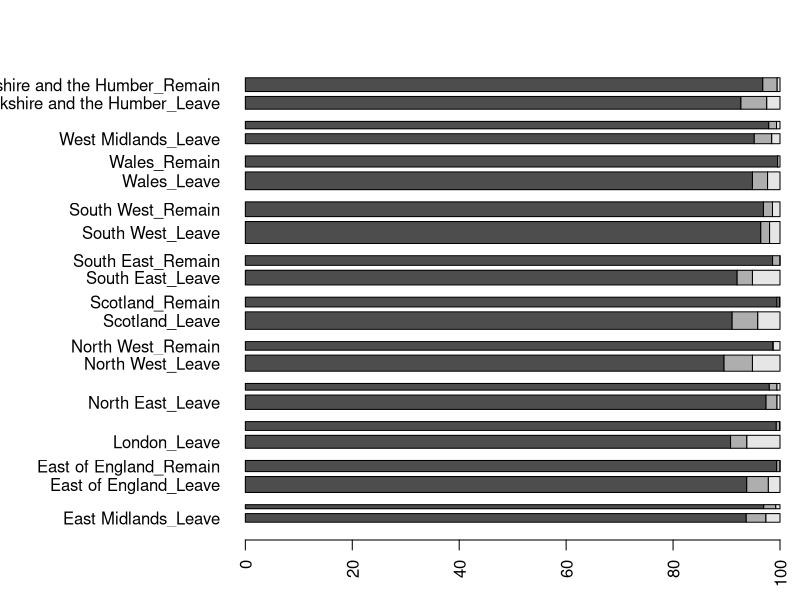

Write R code to recreate this figure.
## ---- chunk 1
options(scipen = 9, digits = 4)
library(knitr)
library(dplyr)
library(tidyr)
## ---- chunk 2
# # Data was downloaded from # # Data was downloaded from http://www.britishelectionstudy.com/custom/uploads/2016/10/BES2015_W9_Panel_v1.0.zip
# # Then manually opened in Stata and saved as a csv file, so that only the required variables can be imported.
# bregret.all <- read.csv("data/BES2015_W9_Panel_v1.0/bregret.csv", nrows=1)

## looking for vairables:
# search.pattern <- "ageW7"
# names(bregret.all)[grep(search.pattern,names(bregret.all))]
# grep(search.pattern,names(bregret.all))
# 
# stencil <- c(rep("NULL",3879))
# stencil[c(18, #  = wt_full_W6
#           26, # = wt_full_W9
#           2218, # = regretsIHaveAFewW6
#           2636, # = euRefExpectationW7
#           3121, # = ageW7
#           3148, # = euRefExpectationW8
#           3464, # = econPersonalRetroW8
#           3509, # = ageW8
#           3531, # = euRefTurnoutRetroW9
#           3533, # = euRefVoteW9
#           3535, # = regretsIHaveAFewW9
#           3752, # = ageGroup
#           3758, # = ns_secW1W2W3W4W5
#           3759, # = ns_sec_analyticW1W2W3W4W5
#           3762, # = gender
#           3766, # = gor
#           3767 # = education
#           )] <- NA
# 
# bregret.raw <- read.csv("data/BES2015_W9_Panel_v1.0/bregret.csv", colClasses = stencil)
# write.table(bregret.raw, file = "data/bregret.raw.csv")

bregret.raw <- read.table( "../data/bregret.raw.csv")


bregret.raw %>%
  filter(!is.na(wt_full_W9)) %>%
  mutate(age = ifelse(!is.na(ageW8),ageW8, ageW7)) %>%
  filter(age > 65) -> over.65
## ---- chunk 3


regrets.gor.w <- xtabs(wt_full_W9~ regretsIHaveAFewW9 + euRefVoteW9 + gor , data = over.65)

names(attributes(regrets.gor.w)$dimnames) <- c( "Regrets", "Reported vote", "GOR")

attributes(regrets.gor.w)$dimnames[[1]] <- c("Regrets - No", "Regrets - Yes", "Regrets - Not sure")
attributes(regrets.gor.w)$dimnames[[2]] <- c("Remain", "Leave", "Don't remember")


attributes(regrets.gor.w)$dimnames[[3]] <- c("North East", "North West", "Yorkshire and the Humber", "East Midlands", "West Midlands", "East of England", "London", "South East", "South West", "Wales", "Scotland")

regrets.gor.w %>% as.data.frame() %>%
filter(Reported.vote != "Don't remember") %>%
spread(Reported.vote, Freq) %>%
arrange(GOR, Regrets) %>%
select(GOR, Regrets, Remain, Leave) %>%
group_by(GOR) %>%
mutate(Remain = 100*Remain/sum(Remain),
Leave = 100*Leave/sum(Leave)) -> regrets.gor

N <- sum( xtabs(~ regretsIHaveAFewW9 + euRefVoteW9 + gor , data = over.65)[,1:2,1])
kable(regrets.gor[1:3,], digits = 2, caption = paste("(N =", N  , ")"))

N <- sum(xtabs(~ regretsIHaveAFewW9 + euRefVoteW9 + gor , data = over.65)[,1:2,2])
kable(regrets.gor[4:6,], digits = 2, caption = paste("(N =", N  , ")"))

N <- sum( xtabs(~ regretsIHaveAFewW9 + euRefVoteW9 + gor , data = over.65)[,1:2,3])
kable(regrets.gor[7:9,], digits = 2, caption = paste("(N =", N  , ")"))

N <- sum( xtabs(~ regretsIHaveAFewW9 + euRefVoteW9 + gor , data = over.65)[,1:2,4])
kable(regrets.gor[10:12,], digits = 2, caption = paste("(N =", N  , ")"))

N <- sum( xtabs(~ regretsIHaveAFewW9 + euRefVoteW9 + gor , data = over.65)[,1:2,5])
kable(regrets.gor[13:15,], digits = 2, caption = paste("(N =", N  , ")"))

N <- sum( xtabs(~ regretsIHaveAFewW9 + euRefVoteW9 + gor , data = over.65)[,1:2,6])
kable(regrets.gor[16:18,], digits = 2, caption = paste("(N =", N  , ")"))

N <- sum( xtabs(~ regretsIHaveAFewW9 + euRefVoteW9 + gor , data = over.65)[,1:2,7])
kable(regrets.gor[19:21,], digits = 2, caption = paste("(N =", N  , ")"))

N <- sum( xtabs(~ regretsIHaveAFewW9 + euRefVoteW9 + gor , data = over.65)[,1:2,8])
kable(regrets.gor[22:24,], digits = 2, caption = paste("(N =", N  , ")"))

N <- sum( xtabs(~ regretsIHaveAFewW9 + euRefVoteW9 + gor , data = over.65)[,1:2,9])
kable(regrets.gor[25:27,], digits = 2, caption = paste("(N =", N  , ")"))

N <- sum( xtabs(~ regretsIHaveAFewW9 + euRefVoteW9 + gor , data = over.65)[,1:2,10])
kable(regrets.gor[28:30,], digits = 2, caption = paste("(N =", N  , ")"))

N <- sum( xtabs(~ regretsIHaveAFewW9 + euRefVoteW9 + gor , data = over.65)[,1:2,11])
kable(regrets.gor[31:33,], digits = 2, caption = paste("(N =", N  , ")"))

## ---- chunk 4


regrets.gor %>% gather(vote, prop, 3:4) %>%
  unite(group , GOR, vote) %>%
  spread(group, prop)-> regrets.mat

par(mar = c(3, 12, 3, 1), xpd = TRUE)

bar.widths <- as.vector(apply(regrets.gor.w[,1:2,],2:3, sum)[2:1,])

barplot(as.matrix(regrets.mat[,2:23]),
        width = bar.widths,
        space = c(rep(c(1, 0.4), 11)),
        horiz =  TRUE, las = 2,
        legend.text = c("No regrets", "Yes regrets", "Not sure"),
        args.legend = list(x = 50, y = 40000))


